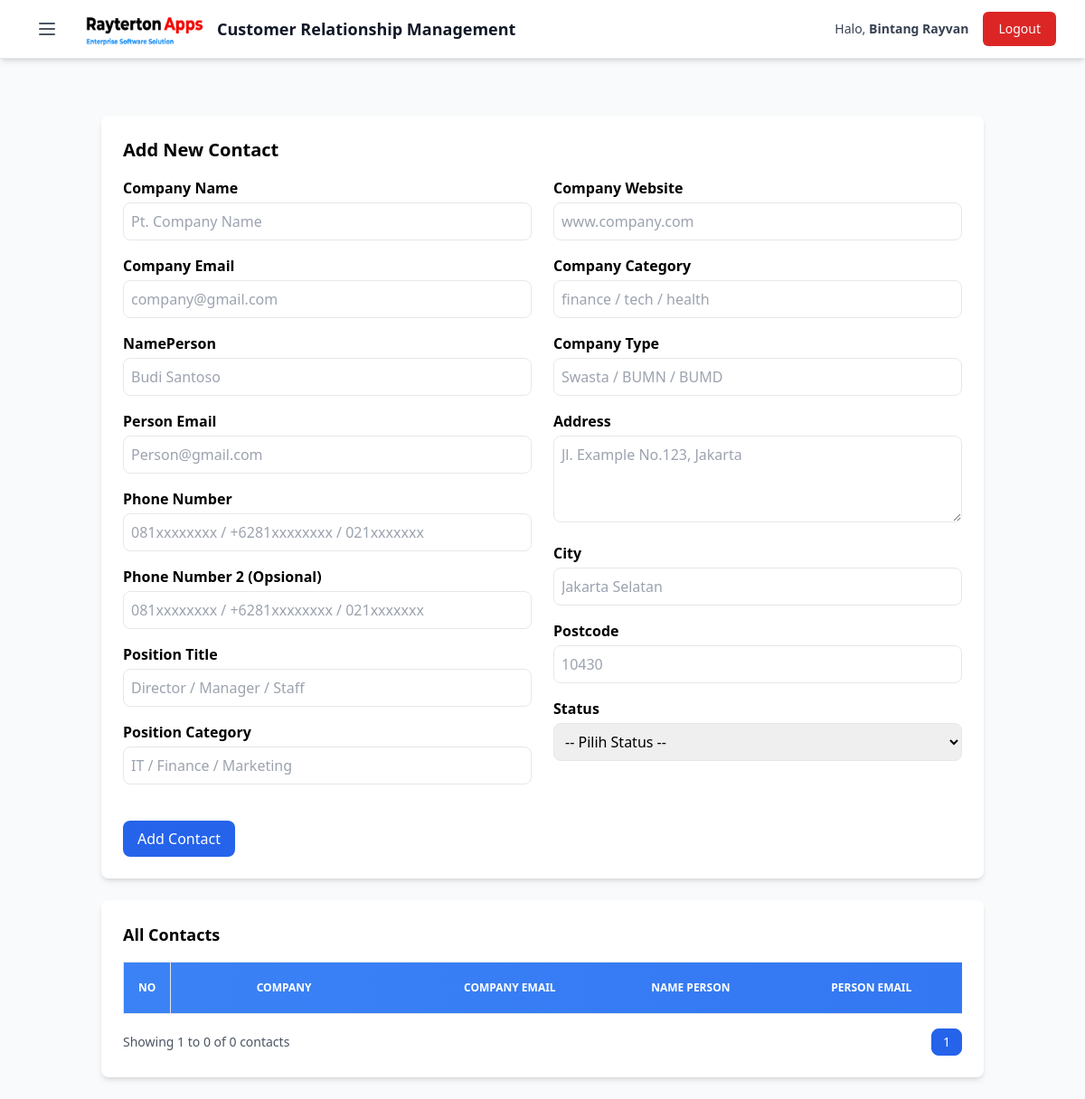
The page /contact_list.php?email=rayterton@gmail.con (signed in) on the database as committed earlier.
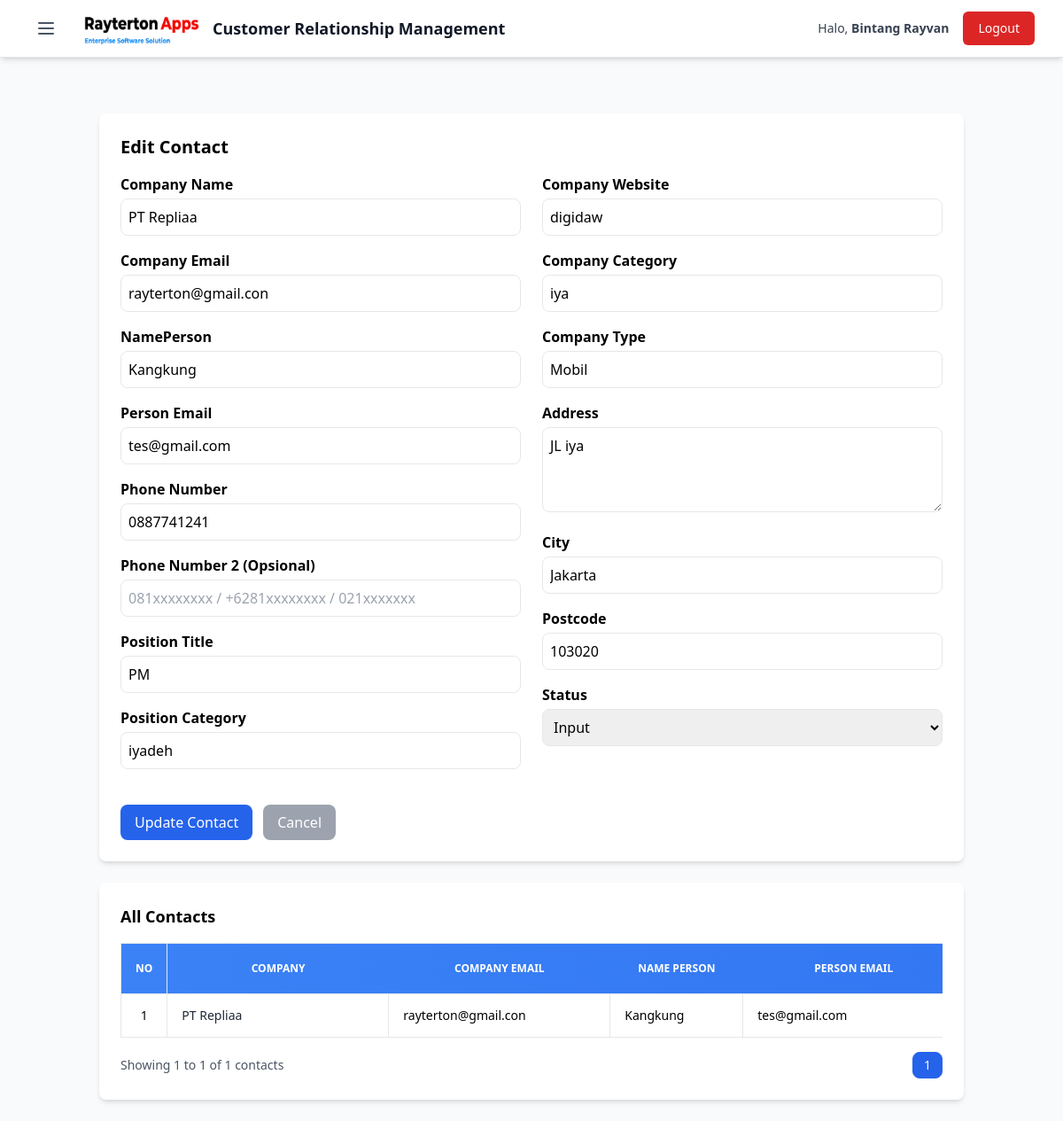
The same page on the database as committed later.
### tables this page shows
CREATE TABLE `crm` (
  `company_email` varchar(150) NOT NULL,
  `marketing_id` char(3) NOT NULL,
  `marketing_person_name` varchar(100) DEFAULT NULL,
  `person_email` varchar(150) DEFAULT NULL,
  `company_name` varchar(255) DEFAULT NULL,
  `name_person` varchar(150) DEFAULT NULL,
  `contact_person_position_title` varchar(150) DEFAULT NULL,
  `phone_number` varchar(50) DEFAULT NULL,
  `phone_number2` varchar(50) DEFAULT NULL,
  `company_website` varchar(255) DEFAULT NULL,
  `company_category` varchar(100) DEFAULT NULL,
  `contact_person_position_category` varchar(100) DEFAULT NULL,
  `company_type` varchar(100) DEFAULT NULL,
  `address` text,
  `city` varchar(100) DEFAULT NULL,
  `postcode` varchar(20) DEFAULT NULL,
  `status` enum('input','wa','emailed','contacted','replied','presentation','CLIENT') DEFAULT 'input',
  `created_at` timestamp NOT NULL DEFAULT CURRENT_TIMESTAMP,
  `updated_at` timestamp NOT NULL DEFAULT CURRENT_TIMESTAMP ON UPDATE CURRENT_TIMESTAMP
);

### functions.php (called while the page is built, shortened)
<?php
function h($s) {
    return htmlspecialchars($s, ENT_QUOTES, 'UTF-8');
}
?>

### contact_list.php (the view, shortened to what this page needs)
<?php
require_once 'db.php';
require_once 'functions.php';
$marketingId = $_SESSION['user']['marketing_id'];
$limit = 5;
$page  = isset($_GET['page']) && is_numeric($_GET['page']) ? (int)$_GET['page'] : 1;
$start = ($page - 1) * $limit;
$stmtTotal = $pdo->prepare("SELECT COUNT(*) AS total FROM crm WHERE marketing_id = :marketing_id");
$stmtTotal->execute(['marketing_id' => $marketingId]);
$total = (int)$stmtTotal->fetchColumn();
$pages = $total > 0 ? ceil($total / $limit) : 1;
$sql = "SELECT * FROM crm
        WHERE marketing_id = :marketing_id
        ORDER BY company_name ASC
        LIMIT :start, :limit";
$stmt = $pdo->prepare($sql);
$stmt->bindValue(':marketing_id', $marketingId, PDO::PARAM_STR);
$stmt->bindValue(':start', $start, PDO::PARAM_INT);
$stmt->bindValue(':limit', $limit, PDO::PARAM_INT);
$stmt->execute();
$data = $stmt->fetchAll(PDO::FETCH_ASSOC);
$editData = null;
if (isset($_GET['email'])) {
    $stmtEdit = $pdo->prepare("SELECT * FROM crm
                               WHERE company_email = :email
                               AND marketing_id = :marketing_id");
    $stmtEdit->execute([
        'email'        => $_GET['email'],
        'marketing_id' => $marketingId
    ]);
    $editData = $stmtEdit->fetch(PDO::FETCH_ASSOC);
}
?>
<!DOCTYPE html>
<html lang="en">
<head>
    <script src="https://cdn.tailwindcss.com"></script>
</head>
<body class="bg-gray-50 min-h-screen" x-data="{ sidebarOpen: false }">
    <div class="pt-32 container mx-auto p-6">
        <div class="bg-white p-6 rounded-lg shadow-md mb-6">
            <h2 class="text-xl font-bold mb-4">
                <?= $editData ? "Edit Contact" : "Add New Contact" ?>
            </h2>
            <form action="<?= $editData ? 'update_contact.php' : 'save_contact.php' ?>" method="POST" class="grid grid-cols-1 md:grid-cols-2 gap-6">
                <div class="space-y-4">
                    <div>
                        <label class="block mb-1 font-semibold">Company Name</label>
                        <input type="text" name="company_name"
                            value="<?= $editData ? h($editData['company_name']) : '' ?>"
                            placeholder="Pt. Company Name"
                            class="border rounded-lg p-2 w-full" required>
                    </div>
                    <div>
                        <label class="block mb-1 font-semibold">Company Email</label>
                        <input type="email" name="company_email"
                            value="<?= $editData ? h($editData['company_email']) : '' ?>"
                            placeholder="company@gmail.com"
                            class="border rounded-lg p-2 w-full" required>
                    </div>
                    <div>
                        <label class="block mb-1 font-semibold">NamePerson</label>
                        <input type="text" name="name_person"
                            value="<?= $editData ? h($editData['name_person']) : '' ?>"
                            placeholder="Budi Santoso"
                            class="border rounded-lg p-2 w-full" required>
                    </div>
                    <div>
                        <label class="block mb-1 font-semibold">Person Email</label>
                        <input type="email" name="person_email"
                            value="<?= $editData ? h($editData['person_email']) : '' ?>"
                            placeholder="Person@gmail.com"
                            class="border rounded-lg p-2 w-full">
                    </div>
                    <div>
                        <label class="block mb-1 font-semibold">Phone Number</label>
                        <input type="text" name="phone_number"
                            value="<?= $editData ? h($editData['phone_number']) : '' ?>"
                            placeholder="081xxxxxxxx / +6281xxxxxxxx / 021xxxxxxx"
                            class="border rounded-lg p-2 w-full">
                    </div>
                    <div>
                        <label class="block mb-1 font-semibold">Phone Number 2 (Opsional)</label>
                        <input type="text" name="phone_number2"
                            value="<?= $editData ? h($editData['phone_number2']) : '' ?>"
                            placeholder="081xxxxxxxx / +6281xxxxxxxx / 021xxxxxxx"
                            class="border rounded-lg p-2 w-full">
                    </div>
                    <div>
                        <label class="block mb-1 font-semibold">Position Title</label>
                        <input type="text" name="contact_person_position_title"
                            value="<?= $editData ? h($editData['contact_person_position_title']) : '' ?>"
                            placeholder="Director / Manager / Staff"
                            class="border rounded-lg p-2 w-full">
                    </div>
                    <div>
                        <label class="block mb-1 font-semibold">Position Category</label>
                        <input type="text" name="contact_person_position_category"
                            value="<?= $editData ? h($editData['contact_person_position_category']) : '' ?>"
                            placeholder="IT / Finance / Marketing"
                            class="border rounded-lg p-2 w-full">
                    </div>
                </div>
                <div class="space-y-4">
                    <div>
                        <label class="block mb-1 font-semibold">Company Website</label>
                        <input type="text" name="company_website"
                            value="<?= $editData ? h($editData['company_website']) : '' ?>"
                            placeholder="www.company.com"
                            class="border rounded-lg p-2 w-full">
                    </div>
                    <div>
                        <label class="block mb-1 font-semibold">Company Category</label>
                        <input type="text" name="company_category"
                            value="<?= $editData ? h($editData['company_category']) : '' ?>"
                            placeholder="finance / tech / health"
                            class="border rounded-lg p-2 w-full">
                    </div>
                    <div>
                        <label class="block mb-1 font-semibold">Company Type</label>
                        <input type="text" name="company_type"
                            value="<?= $editData ? h($editData['company_type']) : '' ?>"
                            placeholder="Swasta / BUMN / BUMD"
                            class="border rounded-lg p-2 w-full">
                    </div>
                    <div>
                        <label class="block mb-1 font-semibold">Address</label>
                        <textarea name="address" placeholder="Jl. Example No.123, Jakarta"
                            class="border rounded-lg p-2 w-full h-24"><?= $editData ? h($editData['address']) : '' ?></textarea>
                    </div>
                    <div>
                        <label class="block mb-1 font-semibold">City</label>
                        <input type="text" name="city"
                            value="<?= $editData ? h($editData['city']) : '' ?>"
                            placeholder="Jakarta Selatan"
                            class="border rounded-lg p-2 w-full">
                    </div>
                    <div>
                        <label class="block mb-1 font-semibold">Postcode</label>
                        <input type="text" name="postcode"
                            value="<?= $editData ? h($editData['postcode']) : '' ?>"
                            placeholder="10430"
                            class="border rounded-lg p-2 w-full">
                    </div>
                    <div>
                        <label class="block mb-1 font-semibold">Status</label>
                        <select name="status" class="border rounded-lg p-2 w-full" required>
                            <?php
                            $statuses = ["-- Pilih Status --", "input", "wa", "emailed", "contacted", "replied", "presentation", "client"];
                            foreach ($statuses as $s):
                                $selected = ($editData && $editData['status'] == $s) ? "selected" : "";
                                echo "<option value='$s' $selected>" . ucfirst($s) . "</option>";
                            endforeach;
                            ?>
                        </select>
                    </div>
                </div>
                <div class="col-span-1 md:col-span-2 flex gap-3 mt-4">
                    <button type="submit"
                        class="bg-blue-600 text-white py-2 px-4 rounded-lg hover:bg-blue-700">
                        <?= $editData ? "Update Contact" : "Add Contact" ?>
                    </button>
                    <?php if ($editData): ?>
                        <a href="contact_list.php"
                            class="bg-gray-400 text-white py-2 px-4 rounded-lg hover:bg-gray-500">
                            Cancel
                        </a>
                    <?php endif; ?>
                </div>
            </form>
        </div>
        <div class="bg-white p-6 rounded-lg shadow-md">
            <h2 class="text-lg font-semibold mb-4">All Contacts</h2>
            <div class="overflow-x-auto">
                <table class="min-w-full border border-gray-200 text-sm">
                    <thead>
                        <tr class="bg-gradient-to-r from-blue-500 to-blue-600 text-white text-xs uppercase">
                            <th class="py-3 px-4 border w-10">No</th>
                            <th class="px-4 py-2 min-w-[250px]">Company</th>
                            <th class="px-4 py-2 min-w-[250px]">Company Email</th>
                            <th class="px-4 py-2 min-w-[150px]">Name Person</th>
                            <th class="px-4 py-2 min-w-[250px]">Person Email</th>
                        </tr>
                    </thead>
                    <tbody class="divide-y divide-gray-200">
                        <?php $no = $start + 1;
                        foreach ($data as $row): ?>
                            <tr class="hover:bg-gray-50">
                                <td class="py-3 px-4 border text-center"><?= $no++; ?></td>
                                <td class="py-3 px-4 border font-medium text-gray-800 text-left"><?= h($row['company_name']); ?></td>
                                <td class="py-3 px-4 border text-left break-words"><?= h($row['company_email']); ?></td>
                                <td class="py-3 px-4 border text-left"><?= h($row['name_person']); ?></td>
                                <td class="py-3 px-4 border text-left break-words"><?= h($row['person_email']); ?></td>
                            </tr>
                        <?php endforeach; ?>
                    </tbody>
                </table>
            </div>
            <div class="flex justify-between items-center mt-4">
                <p class="text-sm text-gray-600">
                    Showing <?= $start + 1; ?> to <?= min($start + $limit, $total); ?> of <?= $total; ?> contacts
                </p>
                <div class="flex space-x-2">
                    <?php for ($i = 1; $i <= $pages; $i++): ?>
                        <a href="?page=<?= $i; ?>"
                            class="px-3 py-1 border rounded-lg text-sm
                   <?= ($i == $page) ? 'bg-blue-600 text-white border-blue-600' : 'hover:bg-gray-100 text-gray-700 border-gray-300' ?>">
                            <?= $i; ?>
                        </a>
                    <?php endfor; ?>
                </div>
            </div>
        </div>
    </div>
</body>
</html>

Rows that differ between the two databases and show on the page:
added crm: company_name "PT Repliaa", company_email "rayterton@gmail.con", name_person "Kangkung", person_email "tes@gmail.com", phone_number "0887741241", contact_person_position_title "PM", contact_person_position_category "iyadeh", company_website "digidaw", company_category "iya", company_type "Mobil", address "JL iya", city "Jakarta", postcode "103020"
Other text that changed with them:
form field status: "-- Pilih Status --" → "Input"
min($start + $limit, $total): "0" → "1"
$total: "0" → "1"
text no longer shown: "Add New Contact Add Contact"
text now shown: "Edit Contact Update Contact Cancel"
